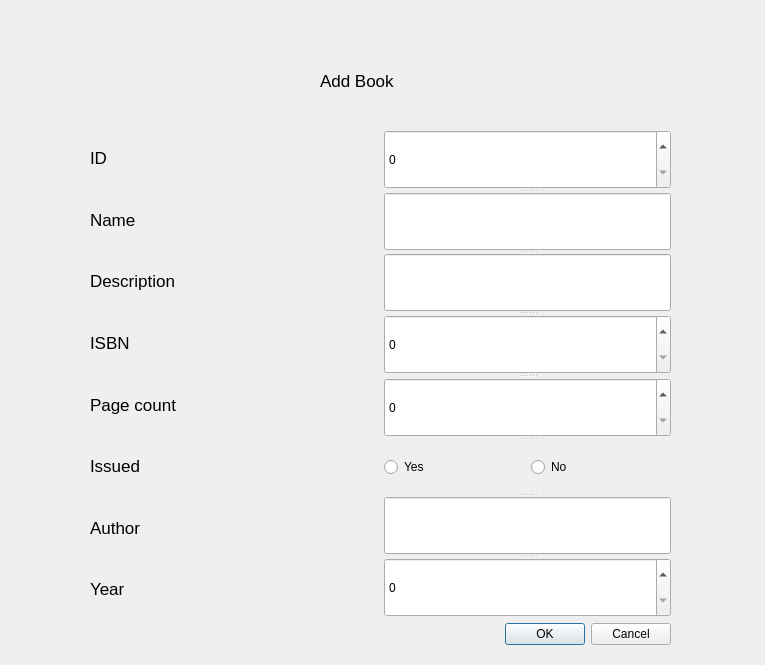
<?xml version="1.0" encoding="UTF-8"?>
<ui version="4.0">
 <class>Dialog</class>
 <widget class="QDialog" name="Dialog">
  <property name="geometry">
   <rect>
    <x>0</x>
    <y>0</y>
    <width>765</width>
    <height>665</height>
   </rect>
  </property>
  <property name="windowTitle">
   <string>Add Book DIalog</string>
  </property>
  <widget class="QLabel" name="label">
   <property name="geometry">
    <rect>
     <x>320</x>
     <y>70</y>
     <width>111</width>
     <height>21</height>
    </rect>
   </property>
   <property name="font">
    <font>
     <pointsize>13</pointsize>
    </font>
   </property>
   <property name="text">
    <string>Add Book</string>
   </property>
  </widget>
  <widget class="QWidget" name="layoutWidget">
   <property name="geometry">
    <rect>
     <x>90</x>
     <y>130</y>
     <width>581</width>
     <height>515</height>
    </rect>
   </property>
   <layout class="QVBoxLayout" name="verticalLayout_3">
    <item>
     <layout class="QHBoxLayout" name="horizontalLayout_3">
      <item>
       <layout class="QVBoxLayout" name="verticalLayout">
        <item>
         <widget class="QLabel" name="label_2">
          <property name="font">
           <font>
            <pointsize>13</pointsize>
           </font>
          </property>
          <property name="text">
           <string>ID</string>
          </property>
         </widget>
        </item>
        <item>
         <widget class="QLabel" name="label_4">
          <property name="font">
           <font>
            <pointsize>13</pointsize>
           </font>
          </property>
          <property name="text">
           <string>Name</string>
          </property>
         </widget>
        </item>
        <item>
         <widget class="QLabel" name="label_3">
          <property name="font">
           <font>
            <pointsize>13</pointsize>
           </font>
          </property>
          <property name="text">
           <string>Description</string>
          </property>
         </widget>
        </item>
        <item>
         <widget class="QLabel" name="label_6">
          <property name="font">
           <font>
            <pointsize>13</pointsize>
           </font>
          </property>
          <property name="text">
           <string>ISBN</string>
          </property>
         </widget>
        </item>
        <item>
         <widget class="QLabel" name="label_5">
          <property name="font">
           <font>
            <pointsize>13</pointsize>
           </font>
          </property>
          <property name="text">
           <string>Page count</string>
          </property>
         </widget>
        </item>
        <item>
         <widget class="QLabel" name="label_7">
          <property name="font">
           <font>
            <pointsize>13</pointsize>
           </font>
          </property>
          <property name="text">
           <string>Issued</string>
          </property>
         </widget>
        </item>
        <item>
         <widget class="QLabel" name="label_8">
          <property name="font">
           <font>
            <pointsize>13</pointsize>
           </font>
          </property>
          <property name="text">
           <string>Author</string>
          </property>
         </widget>
        </item>
        <item>
         <widget class="QLabel" name="label_9">
          <property name="font">
           <font>
            <pointsize>13</pointsize>
           </font>
          </property>
          <property name="text">
           <string>Year</string>
          </property>
         </widget>
        </item>
       </layout>
      </item>
      <item>
       <widget class="QSplitter" name="splitter">
        <property name="orientation">
         <enum>Qt::Vertical</enum>
        </property>
        <widget class="QSpinBox" name="id_addB">
         <property name="enabled">
          <bool>true</bool>
         </property>
        </widget>
        <widget class="QLineEdit" name="name_addB"/>
        <widget class="QLineEdit" name="desc_addB"/>
        <widget class="QSpinBox" name="isbn_addB"/>
        <widget class="QSpinBox" name="page_addB"/>
        <widget class="QWidget" name="layoutWidget">
         <layout class="QHBoxLayout" name="horizontalLayout">
          <item>
           <widget class="QRadioButton" name="Yes">
            <property name="text">
             <string>Yes</string>
            </property>
           </widget>
          </item>
          <item>
           <widget class="QRadioButton" name="No">
            <property name="text">
             <string>No</string>
            </property>
           </widget>
          </item>
         </layout>
        </widget>
        <widget class="QLineEdit" name="author_addB"/>
        <widget class="QSpinBox" name="year_addB">
         <property name="minimum">
          <number>0</number>
         </property>
         <property name="maximum">
          <number>2022</number>
         </property>
        </widget>
       </widget>
      </item>
     </layout>
    </item>
    <item>
     <widget class="QDialogButtonBox" name="edit_buttonbox">
      <property name="orientation">
       <enum>Qt::Horizontal</enum>
      </property>
      <property name="standardButtons">
       <set>QDialogButtonBox::Cancel|QDialogButtonBox::Ok</set>
      </property>
     </widget>
    </item>
   </layout>
  </widget>
 </widget>
 <resources/>
 <connections>
  <connection>
   <sender>edit_buttonbox</sender>
   <signal>accepted()</signal>
   <receiver>Dialog</receiver>
   <slot>accept()</slot>
   <hints>
    <hint type="sourcelabel">
     <x>248</x>
     <y>254</y>
    </hint>
    <hint type="destinationlabel">
     <x>157</x>
     <y>274</y>
    </hint>
   </hints>
  </connection>
  <connection>
   <sender>edit_buttonbox</sender>
   <signal>rejected()</signal>
   <receiver>Dialog</receiver>
   <slot>reject()</slot>
   <hints>
    <hint type="sourcelabel">
     <x>316</x>
     <y>260</y>
    </hint>
    <hint type="destinationlabel">
     <x>286</x>
     <y>274</y>
    </hint>
   </hints>
  </connection>
 </connections>
</ui>
